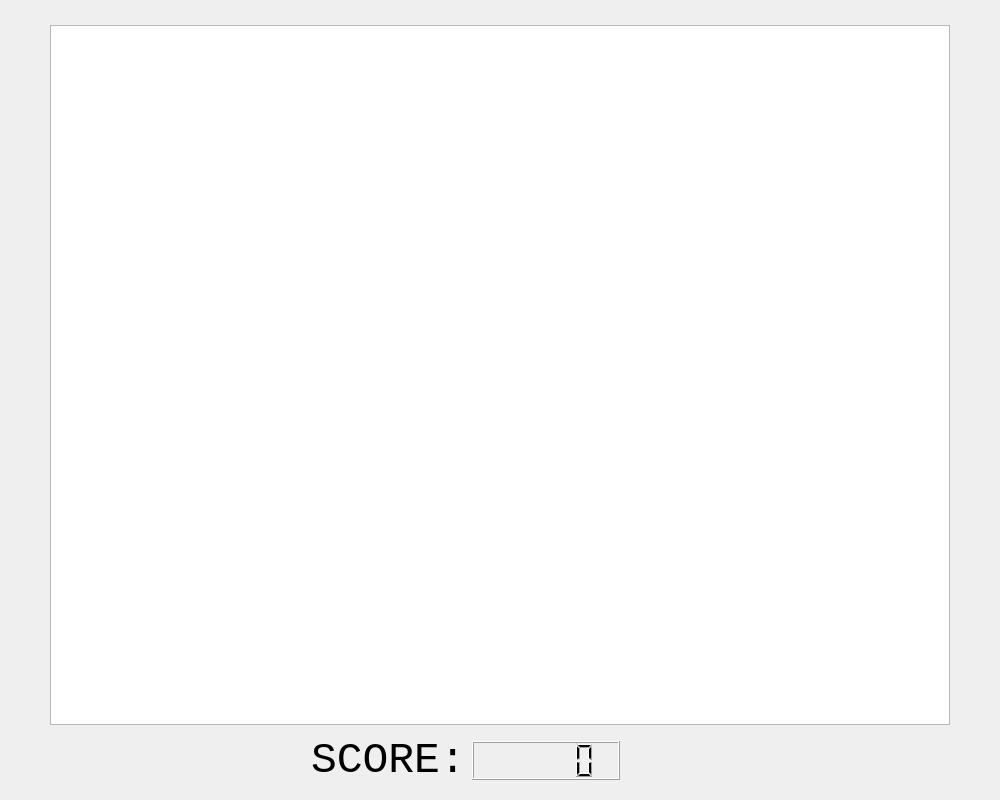
<?xml version="1.0" encoding="UTF-8"?>
<ui version="4.0">
 <class>Widget</class>
 <widget class="QWidget" name="Widget">
  <property name="geometry">
   <rect>
    <x>0</x>
    <y>0</y>
    <width>1000</width>
    <height>800</height>
   </rect>
  </property>
  <property name="windowTitle">
   <string>Widget</string>
  </property>
  <widget class="QGraphicsView" name="graphicsView">
   <property name="geometry">
    <rect>
     <x>50</x>
     <y>25</y>
     <width>900</width>
     <height>700</height>
    </rect>
   </property>
  </widget>
  <widget class="QWidget" name="layoutWidget">
   <property name="geometry">
    <rect>
     <x>300</x>
     <y>730</y>
     <width>331</width>
     <height>61</height>
    </rect>
   </property>
   <layout class="QHBoxLayout" name="horizontalLayout">
    <item>
     <widget class="QLabel" name="label">
      <property name="font">
       <font>
        <family>Courier New</family>
        <pointsize>32</pointsize>
       </font>
      </property>
      <property name="text">
       <string>SCORE:</string>
      </property>
     </widget>
    </item>
    <item>
     <widget class="QLCDNumber" name="lcdNumber"/>
    </item>
   </layout>
  </widget>
 </widget>
 <layoutdefault spacing="6" margin="11"/>
 <resources/>
 <connections/>
</ui>
